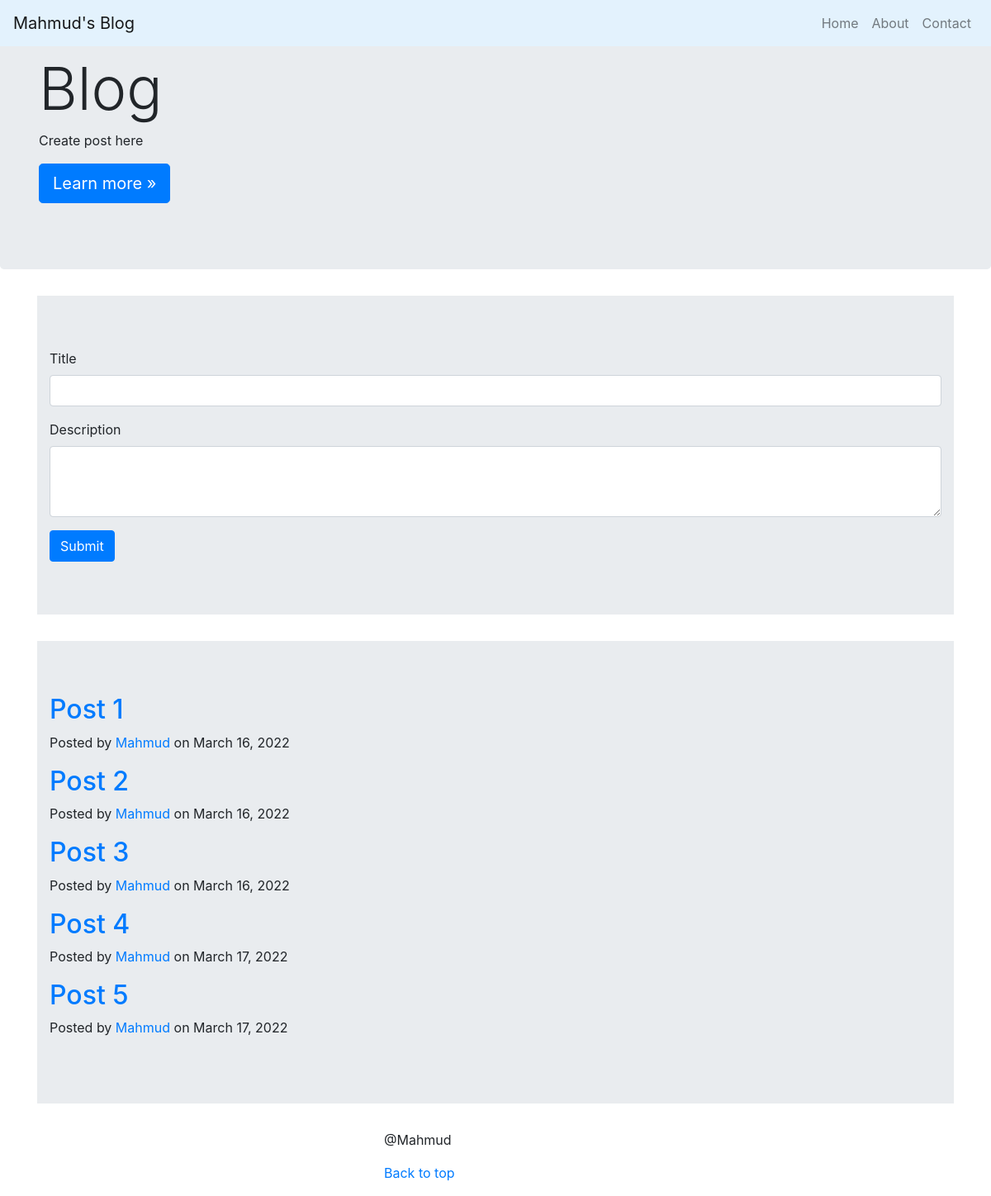
The page /home on the database its author committed.
### app.py (models this page shows, shortened)
class Blog(db.Model):
    id = db.Column(db.Integer, primary_key=True)
    title = db.Column(db.String(100))
    descriptions = db.Column(db.String(1000))
    createtime = db.Column(db.DateTime())
    authorname = db.Column(db.String(100))

### app.py (the view)
@app.route('/')
@app.route('/home')
def home():
    postList = Blog.query.all()
    return render_template('index.html',postList=postList)

### templates/index.html (shortened to what this page needs)
<!doctype html>
<html lang="en">
  <head>
    <link rel="stylesheet" href="https://cdn.jsdelivr.net/npm/bootstrap@4.0.0/dist/css/bootstrap.min.css">
    <link rel="stylesheet" href="https://cdn.jsdelivr.net/npm/bootstrap@4.0.0/dist/css/bootstrap.min.css">
    <link rel="stylesheet" href="https://cdn.jsdelivr.net/npm/bootstrap@4.0.0/dist/css/bootstrap.min.css">
  </head>
<body>
    <nav class="navbar navbar-expand-lg navbar-light fixed-top" style="background-color: #e3f2fd;">
        <a class="navbar-brand" href="#">
          Mahmud's Blog
        </a>
        <div class="collapse navbar-collapse" id="navbarResponsive">
            <ul class="navbar-nav ml-auto">
              <li class="nav-item">
                <a class="nav-link" href="">Home</a>
              </li>
              <li class="nav-item">
                <a class="nav-link" href="">About</a>
              </li>
              <li class="nav-item">
                <a class="nav-link" href="">Contact</a>
              </li>
            </ul>
          </div>
    </nav>
    <div class="jumbotron">
        <div class="container">
          <h1 class="display-3">Blog</h1>
          <p>Create post here</p>
          <p><a class="btn btn-primary btn-lg" href="#" role="button">Learn more &raquo;</a></p>
        </div>
      </div>
<div class="container">
    <div class="row">
        <div class="col-lg-12 col-md-10 mx-auto">
            <div class="jumbotron jumbotron-fluid">
                <div class="container">
                    <form action="/add" method="post">
                            <div class="form-group">
                                <label for="title">Title</label>
                                    <input type="text" class="form-control" id="title" name="title">
                            </div>
                            <div class="form-group">
                                <label for="description">Description</label>
                                    <textarea class="form-control" id="descriptions" name="descriptions" rows="3"></textarea>
                            </div>
                    <button class="btn btn-primary" type="submit">Submit</button>
                </form>
                </div>
            </div>
        </div>
    </div>
</div>
<div class="container">
    <div class="row">
        <div class="col-lg-12 col-md-10 mx-auto">
            <div class="jumbotron jumbotron-fluid">
                <div class="container">
                    {% for post in postList %}
                    <div class="post-preview">
                        <a href="{{ url_for('post', post_id=post.id) }}">
                            <h2 class="post-title">{{post.title}}</h2>
                        </a>
                            <p class="post-meta">
                                Posted by
                                <a href="">{{post.authorname}}</a>
                                    on {{ post.createtime.strftime('%B %d, %Y') }}
                            </p>
                    </div>
                    {% endfor %}
                </div>
            </div>
        </div>
    </div>
</div>
<footer class="blog-footer">
    <div class="col-lg-3 col-md-12 mx-auto">
    <p>@Mahmud</p>
    <p>
      <a href="#">Back to top</a>
    </p>
</div>
  </footer>
  </body>
</html>

### rows shown on the page
Blog: title "Post 1", authorname "Mahmud", createtime "March 16, 2022"
Blog: title "Post 2", authorname "Mahmud", createtime "March 16, 2022"
Blog: title "Post 3", authorname "Mahmud", createtime "March 16, 2022"
Blog: title "Post 4", authorname "Mahmud", createtime "March 17, 2022"
Blog: title "Post 5", authorname "Mahmud", createtime "March 17, 2022"
